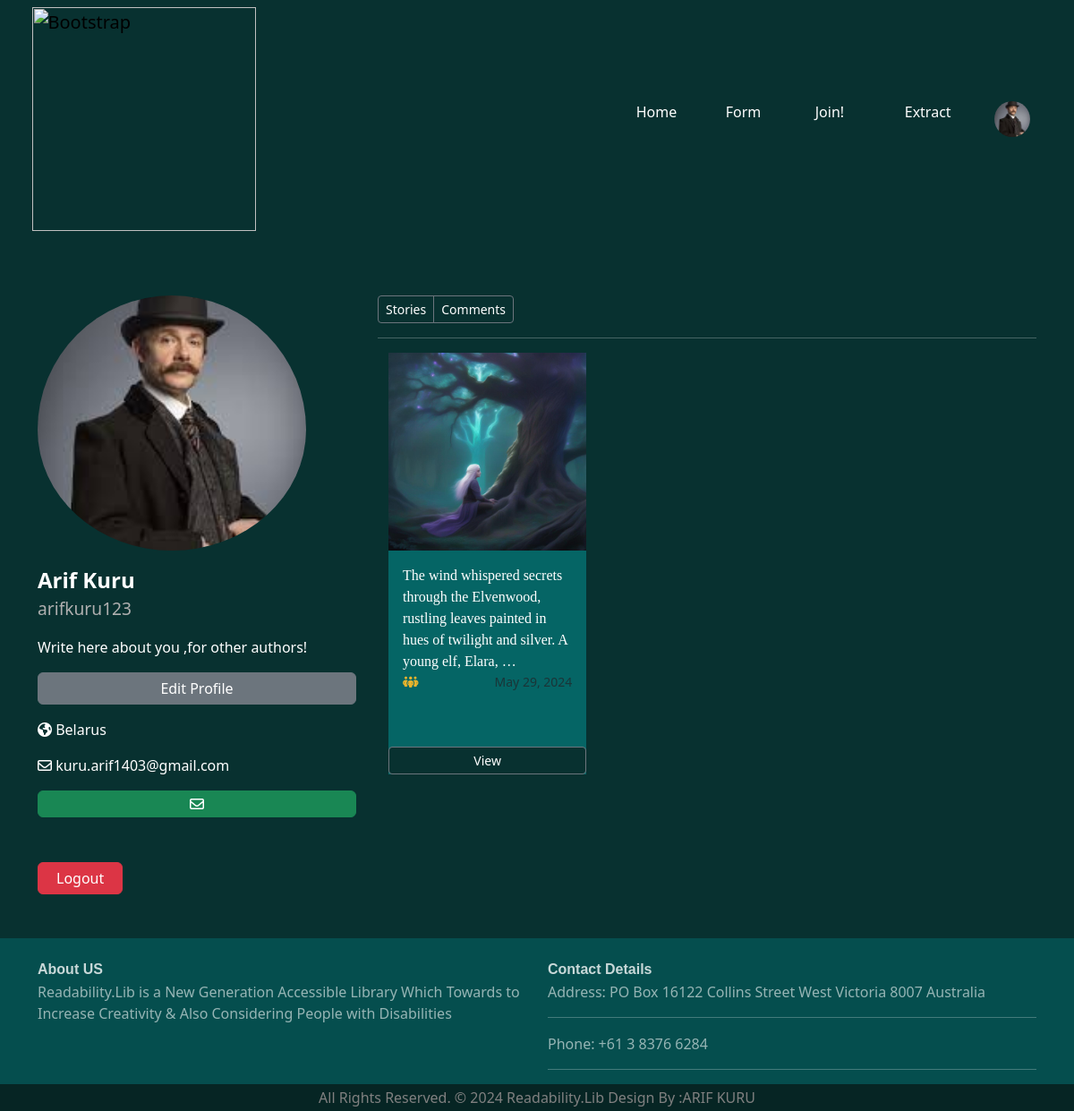
Page /profile/ (signed in) on the committed database.
### pages/models.py (models this page shows, shortened)
class Profile(models.Model):
    gender_choices = [
        ("Male", "Male"),
        ("Female", "Female"),
    ]
    gender = models.CharField(choices=gender_choices, null=True, max_length=50, blank=True)
    user = models.OneToOneField(User, null=True, on_delete=models.CASCADE)
    bio = models.TextField(null=True, default="Write here about you ,for other authors!")
    UserId = models.BigAutoField(primary_key=True)
    country = CountryField()
    image = models.ImageField(upload_to="profiles/", default="profiles/default_profile.png",null=True,blank=True)
    isEmailVerified=models.BooleanField(default=False)

class Story(models.Model):
    author = models.ForeignKey(User,null=True, on_delete=models.CASCADE)
    category = models.TextField(null=True)
    wordSize = models.IntegerField(null=True)
    content = models.TextField(null=True)
    prompt = models.TextField(blank=True, null=True)
    createDate = models.DateField(auto_now=True)
    isPublic = models.BooleanField(default=False)
    PublishDate = models.DateField(auto_now=False,null=True,blank=True)
    storyId = models.BigAutoField(primary_key=True)
    def upload_path(instance, filename):
        story_id = instance.storyId
        extension = filename.split('.')[-1]
        new_filename = f"{story_id}.{extension}"
        return f"stories/{new_filename}"
    image = models.ImageField(upload_to=upload_path, default="stories/book.png")
    class Meta:
        verbose_name ="Story"
        verbose_name_plural="Stories"

### userProfile/views.py (the view)
# urls.py: path("profile/",include("userProfile.urls")),
@email_verification_required
def profile(request):
    current_user = request.user
    stories = Story.objects.filter(author=current_user).order_by('-storyId')
    comments= Comment.objects.filter(user=current_user).order_by("-id")
    if request.method == 'POST':
        form = ProfileForm(request.POST, request.FILES, instance=current_user.profile)
        if form.is_valid():
            if current_user.profile.image=="":
                current_user.profile.image="profiles/default_profile.png"
                current_user.profile.save()
            form.save()
    else:
        form = ProfileForm(instance=current_user.profile)
    context = {
        "stories": stories,
        'form': form,
        "comments":comments
    }
    return render(request, "profile.html", context)

### templates/profile.html (shortened to what this page needs)
{% extends 'partials/_base.html' %}
 {% block content %} {% load static %}
<!DOCTYPE html>
<html lang="en">
<head>
    <link href="https://cdnjs.cloudflare.com/ajax/libs/font-awesome/6.5.1/css/all.min.css" rel="stylesheet">
    <link href="https://cdn.jsdelivr.net/npm/bootstrap@5.3.3/dist/css/bootstrap.min.css" rel="stylesheet">
</head>
<body  style="padding:0;background-color: #083130">
  <div class="container mt-5">
    <div class="row">
        <div id="profileInfos" class="col-md-4">
                <img style="object-fit:cover;height:300px;width: 300px;padding-bottom:15px;border-radius: 50%;" src="{{ user.profile.image.url }}" alt="Profile Image" class="card-img-top">
                <div class="card-body">
                    <p style="margin: 0;font-size: x-large"><strong>{{ user.first_name }} {{ user.last_name }}</strong></p>
                    <p style="color:#afafaf;font-size: larger">{{ user.username }}</p>
                    <p>{{ user.profile.bio }}</p>
                    <button onclick="editProfile()" type="button" class="btn btn-secondary" style="padding:5px 20px;width: 100%"><p style="margin: 0">Edit Profile</p></button>
                    <p><strong><i class="fa-solid fa-earth-americas"></i></strong> {{ user.profile.country.name }}  <img src="{{user.profile.country.flag }}"></p>
                    <p><strong><i class="fa-regular fa-envelope"></i></strong> {{ user.email }}</p>
                                        <a href="{% url 'chat:chat_panel' username="general" %}" class="btn btn-success" style="width: 100%;margin-bottom: 50px"><i class="fa-regular fa-envelope"></i></a>
                        <form style="margin: 0" method="POST" action="{% url 'logout' %}" id="logout">
                  <button type="submit" value="Logout" class="btn btn-danger" style="margin-bottom:25px;padding:5px 20px">Logout</button>
                        </form>
                </div>
        </div>
        <div class="col-md-8">
                                            <div class="btn-group" style="background-color: #083130;">
                                        <btn id="bringStoriesBtn" onclick="BringStories()" class="btn btn-sm btn-outline-secondary" style="color: white">Stories</btn>
                                        <btn id="bringCommentsBtn" onclick="BringComments()" class="btn btn-sm btn-outline-secondary" style="color: white">Comments</btn>
                                            </div>
        <hr style="color: white">
            <div class="row" id="storiesRow" style="padding: 0;margin: 0">
                {% for story in stories %}
                    <div class="col-md-4" style="display: inline-block;">
                        <div style="background-color:rgba(0,211,211,0.32);border-radius: 0;border: 0;" class="card mb-4 box-shadow">
                            <img style="border-radius: 0;" class="card-img-top" src="/media/{{ story.image }}" alt="image of story">
                            <div class="card-body" style="height:250px;background-color: transparent">
                                <p class="card-text" style="display:inline;height:80px;font-family: 'Franklin Gothic Book'">{{ story.content|truncatewords:20 }}</p>
                                <div class="d-flex justify-content-between align-items-center">
                                    <div class="btn-group" style="position: absolute; bottom: 0; left: 0; width: 100%; background-color: #083130;">
                                        <a href="{% url 'pages:generated' story.storyId %}" class="btn btn-sm btn-outline-secondary" style="color: white">View</a>
                                    </div>
                                      <small class="text-muted">{% if story.isPublic %}
     <i style="color: #EBB42C" class="fa-solid fa-people-group"></i>
{% endif %}</small>
                                    <small class="text-muted">{{ story.createDate }}</small>
                                </div>
                            </div>
                        </div>
                    </div>
                {% endfor %}
            </div>
        </div>
    </div>
</div>
</body>
</html>
{% endblock %}

### templates/partials/_base.html (shortened to what this page needs)
{% load static %}
<nav class="navbar navbar-expand-lg" style="background-color: #083130;padding-bottom: 2%">
    <div class="container-fluid">
        <div class="col-6">
            <a class="navbar-brand" href="{% url "pages:main" %}" style="margin-right: auto; padding-left: 4% ; padding-top: 1%">
                <img src="{% static 'images/mainlogo.png' %}" alt="Bootstrap" style="width: 250px">
            </a>
        </div>
        <div class="collapse navbar-collapse" id="navbarNav" style=" padding-right:  3%;">
            <ul class="navbar-nav" style="margin-left: auto;">
                <li class="nav-item"  style="width: 100px; padding-left: 10%; padding-right: 10%;">
                    <a class="nav-link" style="color: white" aria-current="page" href="{% url "pages:main" %}">Home</a>
                </li>
               <li class="nav-item"  style="width: 100px; padding-left: 10%; padding-right: 10%;">
                   <a class="nav-link" style="color: white" aria-current="page" href="{% url "form:form" "All" %}">Form</a>
                </li>
                  <li class="nav-item"  style=";width: 100px; padding-left: 10%; padding-right: 10%;">
                   <a class="nav-link" style="color: white" aria-current="page" href="{% url "pages:interactive" %}">Join!</a>
                </li>
                <li class="nav-item" style="width: 100px; padding-left: 10%; padding-right: 10%;">
                    <a class="nav-link" style="color: white" href="{% url "pages:extract" %}">Extract</a>
                </li>
                <li class="nav-item" style="width: 100px; padding-left: 10%; padding-right: 10%;">
                    <a class="nav-link" style="color: white" href="{% url "profile:profile" %}"><img style="object-fit:cover;height:40px;width: 40px;border-radius: 50%;" src="/media/{{ user.profile.image }}"></a>
                </li>
            </ul>
        </div>
    </div>
</nav>
{% block content %}
{% endblock %}
<footer class="footer" style="background-color: rgba(0,139,139,0.32); width: 100%;margin-top: 2%">
    <div class="container text-white">
        <div class="row">
            <div class="col-md-6" style="padding-top: 2%">
                <strong><h8 style="font-family: sans-serif;color: rgba(255,255,255,0.78)">About US</h8></strong>
                <p style="padding-top: 1px;color: rgba(255,255,255,0.58)">Readability.Lib is a New Generation Accessible Library Which Towards to Increase Creativity & Also Considering People with Disabilities</p>
            </div>
            <div class="col-md-6" style="padding-top: 2%">
                <strong><h8 style="font-family: sans-serif;color: rgba(255,255,255,0.78)">Contact Details</h8></strong>
                <p style="padding-top: 1px;color: rgba(255,255,255,0.58)">
                Address: PO Box 16122 Collins Street West Victoria 8007 Australia
               </p>
                <hr>
                <p style="padding-top: 1px;color: rgba(255,255,255,0.58)">
                Phone: +61 3 8376 6284</p>
                <hr>
            </div>
        </div>
    </div>
</footer>
<div class="container-fluid" style="background-color: rgba(0,0,0,0.25);margin: 0">
                <p class="text-center" style="color: #808080;padding-top: 3px;margin: 0;padding-bottom: 3px">
                    All Rights Reserved. &copy; 2024 Readability.Lib Design By :ARIF KURU
                </p>
</div>

### templates/profile.html (style rules this page uses)
p { color: white; }

### rows in the picture
Story: image (picture), content "The wind whispered secrets through the Elvenwood, rustling leaves painted in hues of twilight and silver. A young elf, Elara, …", isPublic True (drawn), createDate "May 29, 2024"

### other values in the picture
{{ user.first_name }} "Arif"
{{ user.last_name }} "Kuru"
{{ user.username }} "arifkuru123"
{{ user.profile.bio }} "Write here about you ,for other authors!"
{{ user.profile.country.name }} "Belarus"
{{ user.email }} "kuru.arif1403@gmail.com"
